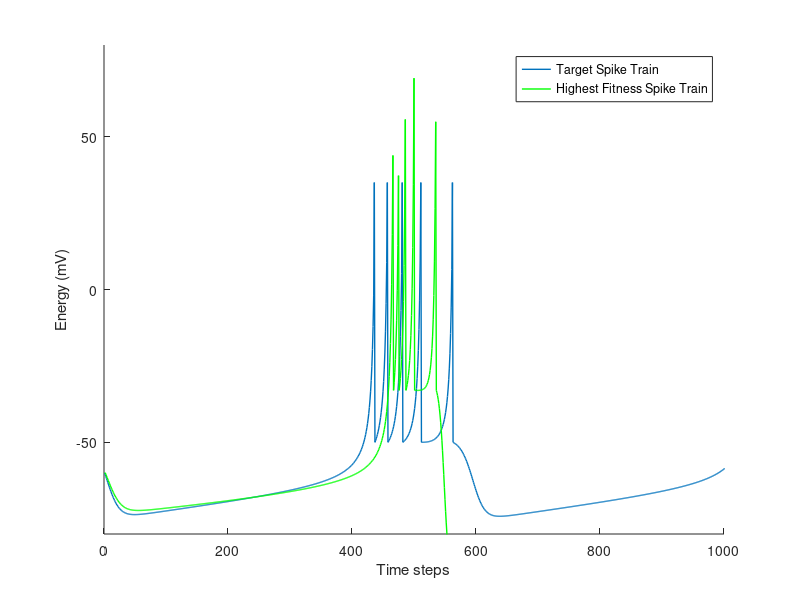

Recreate this plot in MATLAB.
data = importdata('spiketrains.txt');

axis([0 1000 -80 80])
hold all
plot(data(1, :), 'LineWidth', 1)
hold all
plot(data(2, :), 'LineWidth', 1, 'Color', 'green')
xlabel('Time steps')
ylabel('Energy (mV)')
legend('Target Spike Train', 'Highest Fitness Spike Train');
